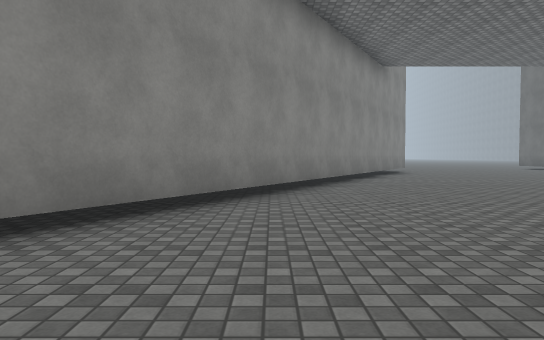
View 1 (above)

19 first-person views from a walk through a 3-D level made in the Unity game engine. The camera is 1.2 m above the floor, tilts 2° down and sees 70° across. The floor is counted in squares, 2 m on a side. Each view is taken from the middle of a square. On the plan, view 1 faces up. The plan holds only what a view shows up to about 11 squares ahead; the rest is blank. The place goes on beyond the plan. The player is left out. Surface patterns are stand-ins for the level's own textures.

View 2
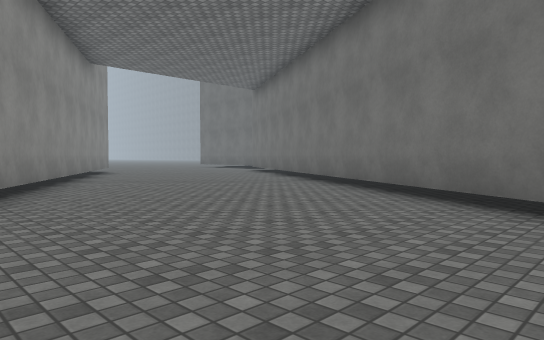

View 3
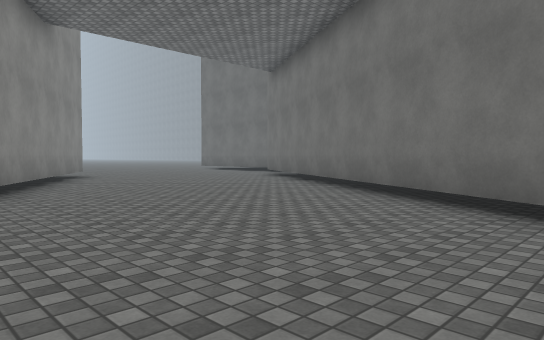

View 4
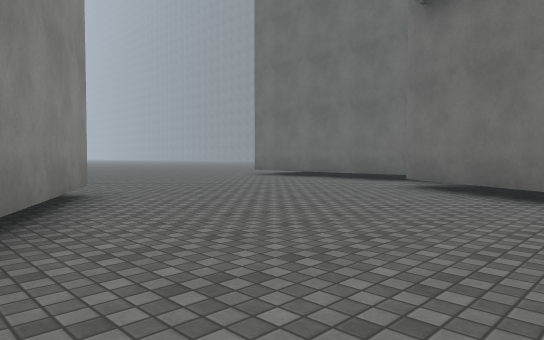

View 5
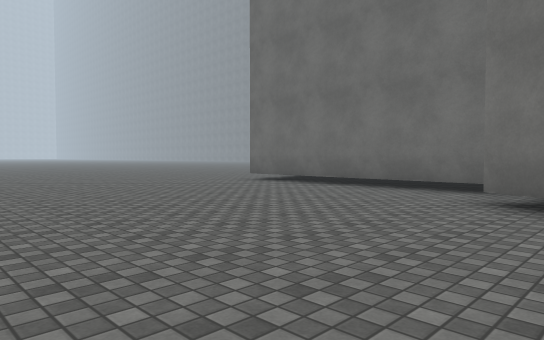

View 6
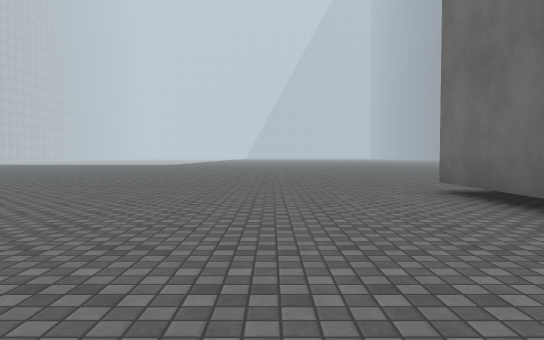

View 7
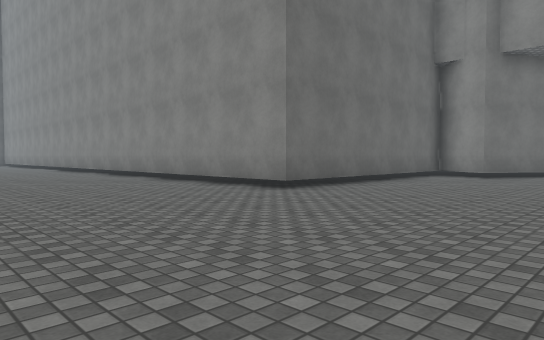

View 8
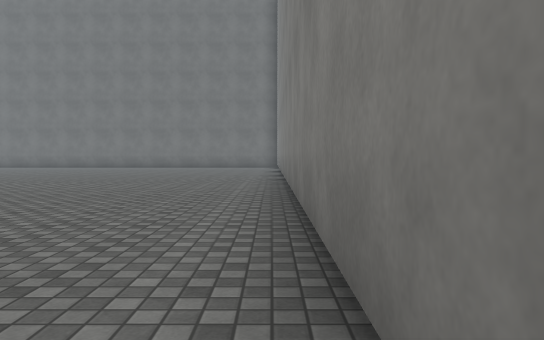

View 9
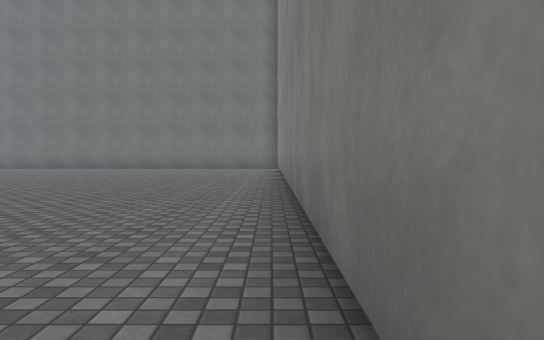

View 10
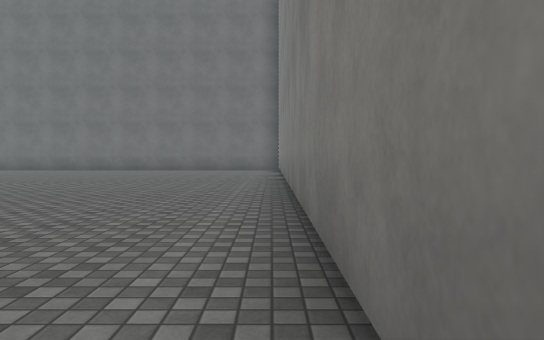

View 11
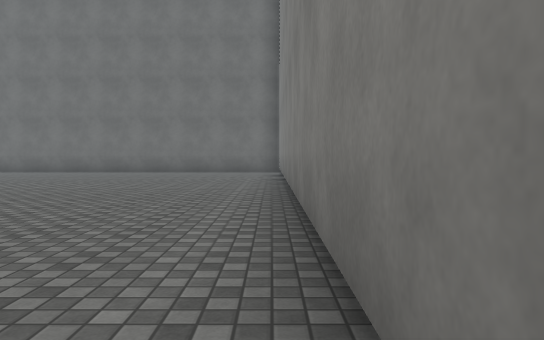

View 12
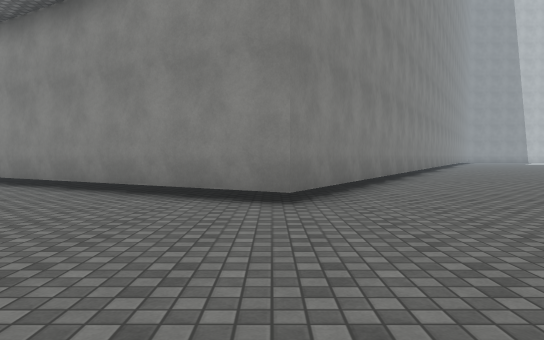

View 13
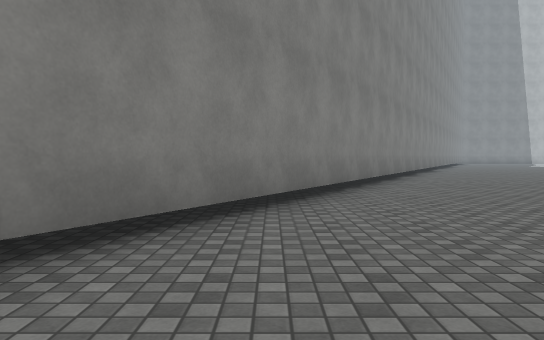

View 14
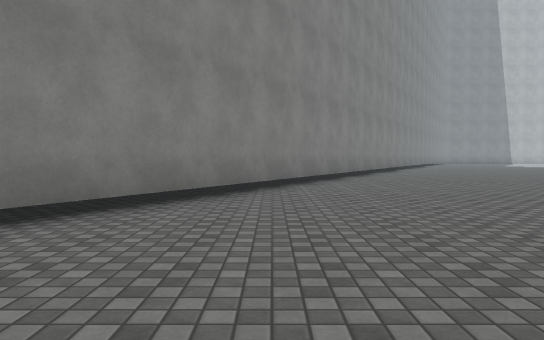

View 15
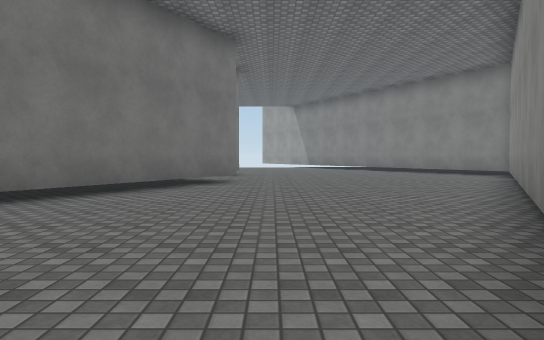

View 16
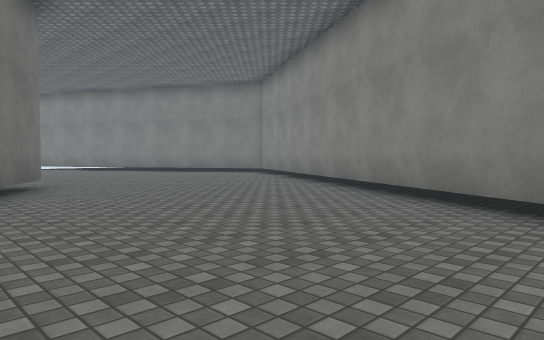

View 17
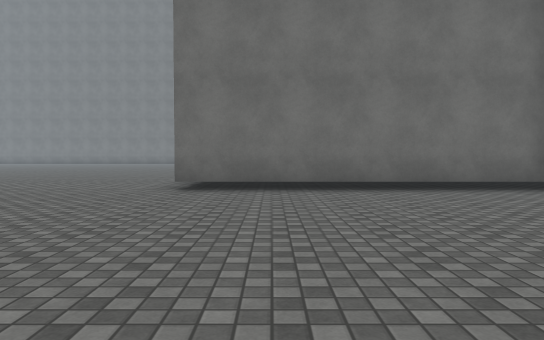

View 18
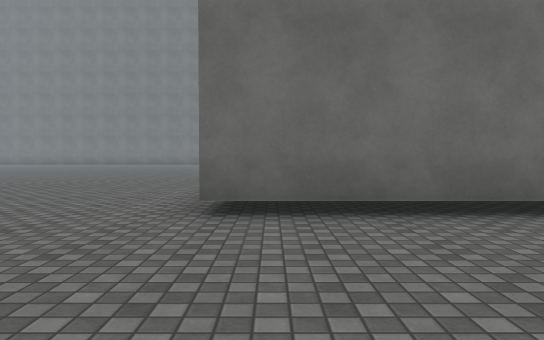

View 19
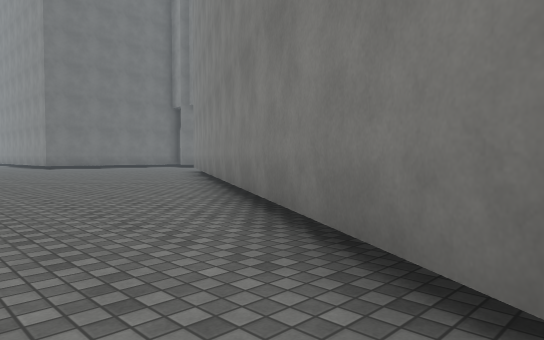

### Floor plan
Points are (right, up) in squares from view 1. A wall is a line through its corners. A room is listed if a view was taken in it or the views show most of it. See-through windows are left out.
Room 1 (views 1, 2, 3, 4, 5, 6, 7, 8, 9, 10, 11, 12, 13, 14, 15, 16, 17, 18, 19)
walls: (11.9, 12.1) (11.9, 18.7) (31.2, 18.7); (2.8, -0.5) (10.4, 12.6) (10.9, 12.3); (-7.8, 22.7) (5.2, 15.2) (-4.7, -1.9)

Where each view was taken, in squares from view 1:
view 1: 0 up, 0 right, facing up
view 2: 0 up, 1 left, facing up-right
view 3: 3 up, 1 right, facing up-right
view 4: 9 up, 3 right, facing up-right
view 5: 11 up, 5 right, facing up-right
view 6: 12 up, 9 right, facing up
view 7: 24 up, 7 right, facing down-right
view 8: 19 up, 15 right, facing right
view 9: 19 up, 17 right, facing right
view 10: 19 up, 19 right, facing right
view 11: 19 up, 21 right, facing right
view 12: 15 up, 10 right, facing left
view 13: 18 up, 5 right, facing left
view 14: 19 up, 6 right, facing left
view 15: 9 up, 2 right, facing down
view 16: 8 up, 5 right, facing down-left
view 17: 17 up, 5 right, facing right
view 18: 18 up, 8 right, facing right
view 19: 24 up, 8 left, facing down-right
